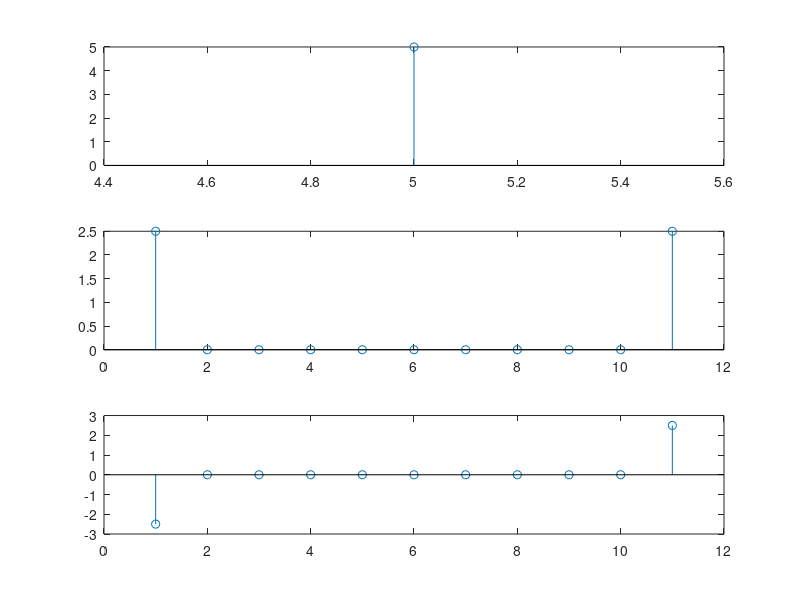

Reproduce this figure in MATLAB.
clc;
clear;
close all;
x=input(' Enter the sequence x = ')
n=input(' The index of the sequence n = ')
n1=-fliplr(n);
x1=fliplr(x);

n2=min(min(n),min(n1)):max(max(n1),max(n));
y1=zeros(1,length(n2));
y2=y1;
y1(find((n2>=min(n))&(n2<=max(n))))=x;
y2(find((n2>=min(n1))&(n2<=max(n1))))=x1;
even=.5*(y1+y2)
odd=.5*(y1-y2)

subplot(311);
stem(n,x);
subplot(312);
stem(even);
subplot(313);
stem(odd);
